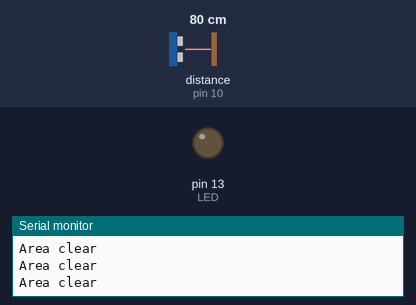
This sketch was run on a simulated Arduino Uno, built with avr-gcc and run on an emulated ATmega328P. On the bench: output pins drawn as LEDs (lit = HIGH), the last lines printed to the serial monitor. Wiring (inferred from the names in the program): ultrasonic range finder: trigger pin 9; echo pin 10. The test bench sets the inputs (shaded band); at power-on: distance to the obstacle (sensor on pin 10) 80 cm. The echo pulse lasts 58.3 µs per cm; pins used as bus, display or sensor lines are not drawn.

Above: at 1.3 s.
1.4 s: distance to the obstacle (sensor on pin 10) set to 22 cm
2.9 s: distance to the obstacle (sensor on pin 10) set to 19 cm
At 3.7 s:
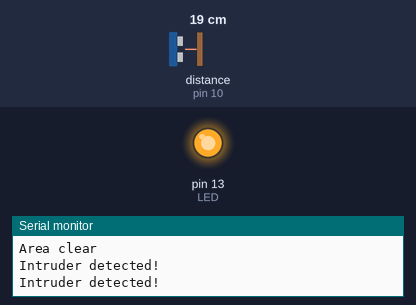
4.5 s: distance to the obstacle (sensor on pin 10) set to 35 cm
At 5.1 s:
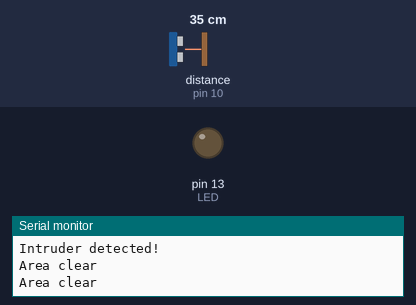
6.0 s: distance to the obstacle (sensor on pin 10) set to 2 cm
At 6.5 s:
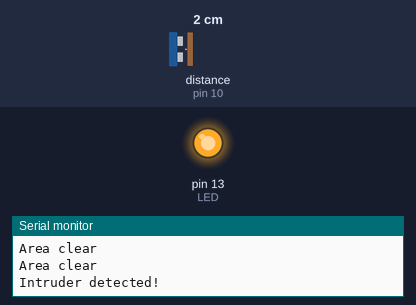
Timing chart, 0 to 8.5 s (numbered marks = the images above; inputs shaded):
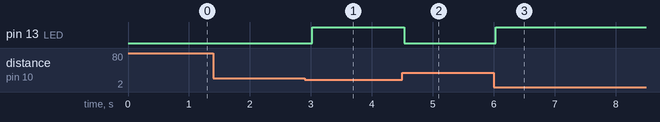

The sketch:

e09_intrusion.ino
```cpp
void setup() {
  Serial.begin(9600);
  pinMode(9, OUTPUT);    // Trig
  pinMode(10, INPUT);    // Echo
  pinMode(13, OUTPUT);   // LED / buzzer
}

void loop() {
  digitalWrite(9, HIGH);
  delayMicroseconds(10);
  digitalWrite(9, LOW);
  int distance = pulseIn(10, HIGH) * 0.034 / 2;

  if (distance > 0 && distance < 20) {
    Serial.println("Intruder detected!");
    digitalWrite(13, HIGH);
  } else {
    Serial.println("Area clear");
    digitalWrite(13, LOW);
  }
  delay(500);
}
```

Measured:
- the behaviour switches between 21 and 20 cm on distance to the obstacle (sensor on pin 10) (found by bisection; images 0 and 1)
- after the input at 2.9 s, pin 13 (LED): LOW → HIGH after 0.12 s
- after the input at 4.5 s, pin 13 (LED): HIGH → LOW at once
- after the input at 6.0 s, pin 13 (LED): LOW → HIGH at once
